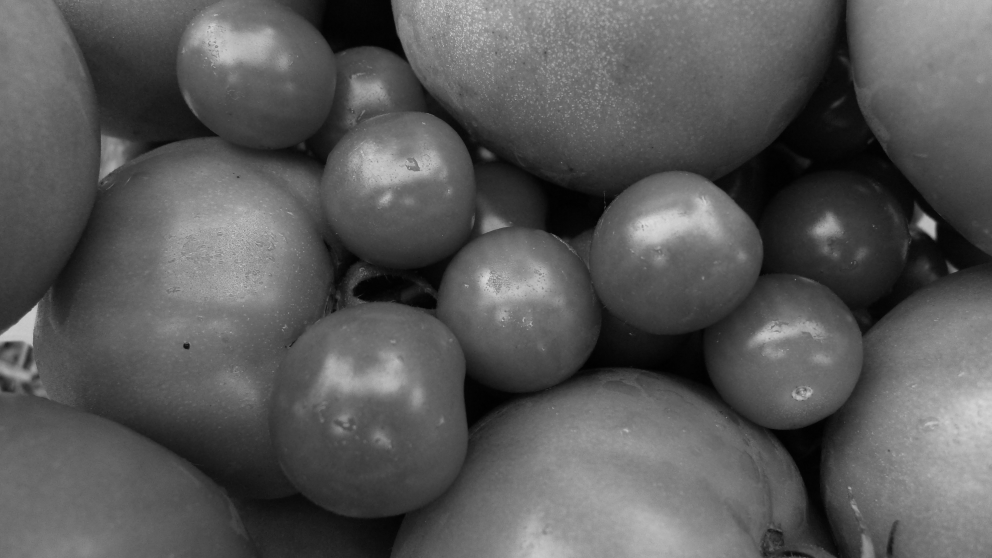
%> input picture tomato01.tif, 992 x 558 px
$ octave young12_3.m   (GNU Octave 9; MATLAB toolbox functions it lacks are replaced by stand-ins)
%> lines starting %> are read from the running program, lines starting %| are printed output that depends on the picture
close all;
clear;

F = imread('tomato01.tif');
%> F is the input picture: size 558x992 uint8; min 0, max 217, mean 88.7
x_axis = [0:255];

y1 = hist(F,x_axis);
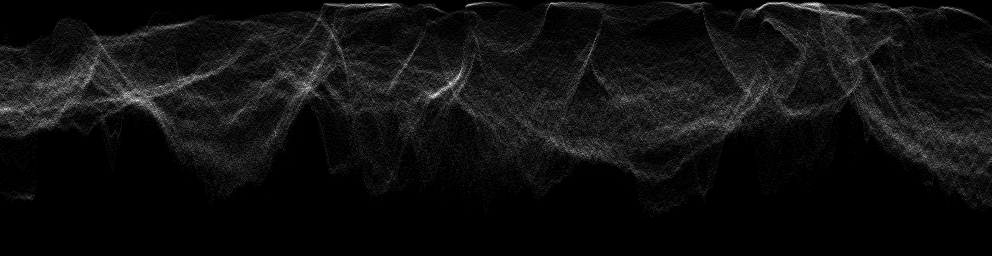
%> y1: size 256x992 double; min 0, max 36, mean 2.2; drawn with min black and max white
z = sum(y1');
%> z = 256 values, max 5501 at index 96, min 0 at index 219, mean 2162.2

colormap gray(256)
image(F)
figure
bar(x_axis,z)
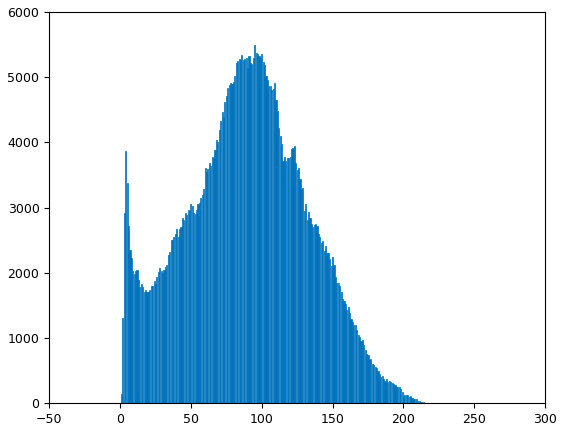
%> figure redrawn from the program's plot data; tallest bar 5501 high, from x = 94.6 to 95.4

$ run again, with Boy02.tif copied over tomato01.tif
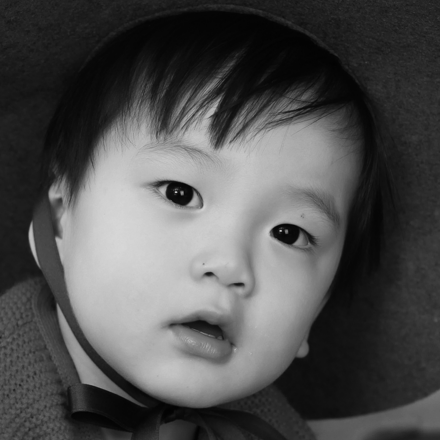
%> input picture Boy02.tif, 440 x 440 px
%> F is the input picture: size 440x440 uint8; min 2, max 215, mean 79.7
%> `y1 = hist(F,x_axis);`:
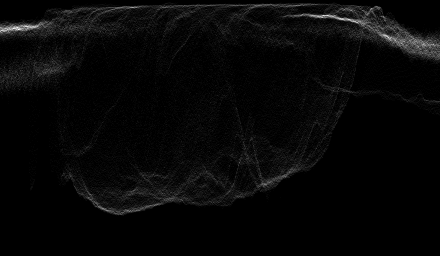
%> y1: size 256x440 double; min 0, max 59, mean 1.7; drawn with min black and max white
%> z = 256 values, max 3521 at index 29, min 0 at index 1, mean 756.2
%> `bar(x_axis,z)`:
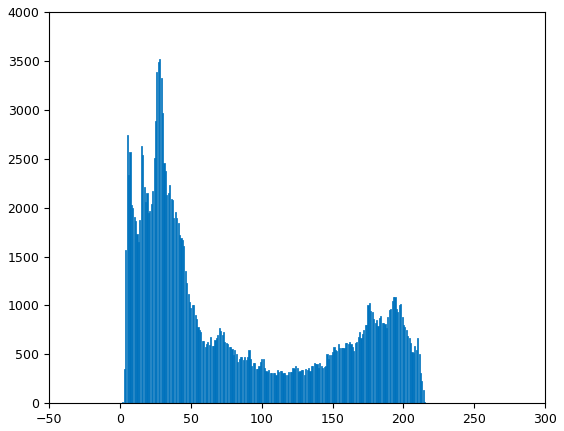
%> figure redrawn from the program's plot data; tallest bar 3521 high, from x = 27.6 to 28.4
